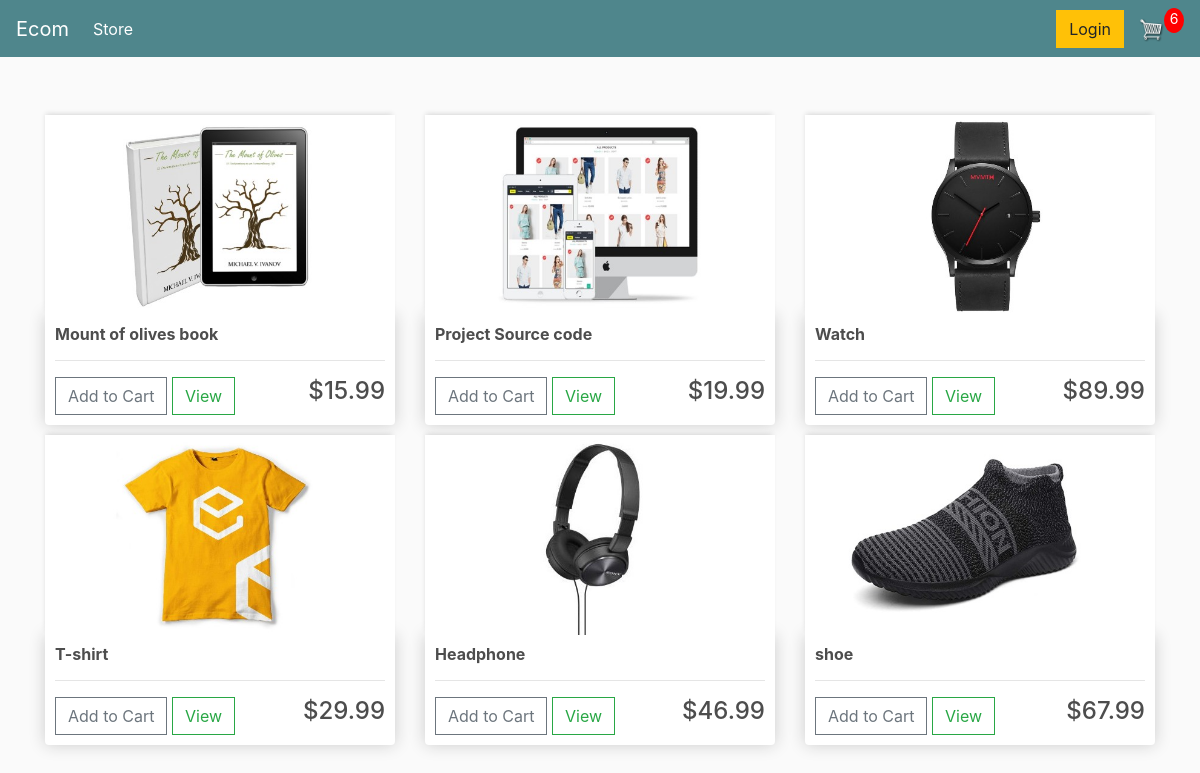
The page / (signed in) on the database its author committed.
### store/models.py (models this page shows, shortened)
class Product(models.Model):
	name = models.CharField(max_length=200)
	price = models.DecimalField(max_digits=7,decimal_places=2)
	digital = models.BooleanField(default=False,null=True, blank=True)
	image = models.ImageField(null=True, blank=True)
	@property
	def imageURL(self):
		try:
			url = self.image.url
		except:
			url = ''
		return url

### store/views.py (the view)
# urls.py: path('', include('store.urls')),
def store(request):
	data = cartData(request)
	cartItems = data['cartItems']
	products = Product.objects.all()
	context = {'products':products, 'cartItems':cartItems}
	return render(request, 'store/store.html', context)

### store/models.py (called while the page is built)
	@property
	def get_cart_items(self):
		orderitems = self.orderitem_set.all()
		total = sum([item.quantity for item in orderitems])
		return total

### store/utils.py (called while the page is built)
def cartData(request):
	if request.user.is_authenticated:
		customer = request.user.customer
		order, created = Order.objects.get_or_create(customer=customer, complete=False)
		items = order.orderitem_set.all()
		cartItems = order.get_cart_items
	else:
		cookieData = cookieCart(request)
		cartItems = cookieData['cartItems']
		order = cookieData['order']
		items = cookieData['items']
	return{'cartItems':cartItems ,'order':order, 'items':items}

### store/templates/store/store.html
{% extends 'store/main.html' %}
{% load static%}
{% block content %}
	<div class="row">
		{% for product in products %}
		<div class="col-lg-4">
			<img class="thumbnail" src="{{product.imageURL}}">
			<div class="box-element product">
				<h6><strong>{{product.name}}</strong></h6>
				<hr>
				<button data-product={{product.id}} data-action="add"  class="btn btn-outline-secondary add-btn update-cart">Add to Cart</button>
				<a class="btn btn-outline-success" href="#">View</a>
				<h4 style="display: inline-block; float:right">${{product.price|floatformat:2}}</h4>
			</div>
		</div>
		{% endfor %}
	</div>
{% endblock content %}

### static/css/main.css (style rules this page uses)
body { background-color: hsl(0, 0%, 98%); }
h1,h2,h3,h4,h5,h6 { color:hsl(0, 0%, 30%); }
.box-element { box-shadow:hsl(0, 0%, 80%) 0 0 16px; background-color: #fff; border-radius: 4px; padding: 10px; }
.thumbnail { width: 100%; height: 200px; -webkit-box-shadow: -1px -3px 5px -2px rgba(214,214,214,1); -moz-box-shadow: -1px -3px 5px -2px rgba(214,214,214,1); box-shadow: -1px -3px 5px -2px rgba(214,214,214,1); }
.product { border-radius: 0 0 4px 4px; }
.col-lg-4, .col-lg-6, .col-lg-8, .col-lg-12 { margin-top: 10px; }
.btn { border-radius: 0; }

### rows shown on the page
Product: imageURL (picture), name "Mount of olives book", price "15.99"
Product: imageURL (picture), name "Project Source code", price "19.99"
Product: imageURL (picture), name "Watch", price "89.99"
Product: imageURL (picture), name "T-shirt", price "29.99"
Product: imageURL (picture), name "Headphone", price "46.99"
Product: imageURL (picture), name "shoe", price "67.99"

### other values the page prints
{{ cartItems }} "6"
